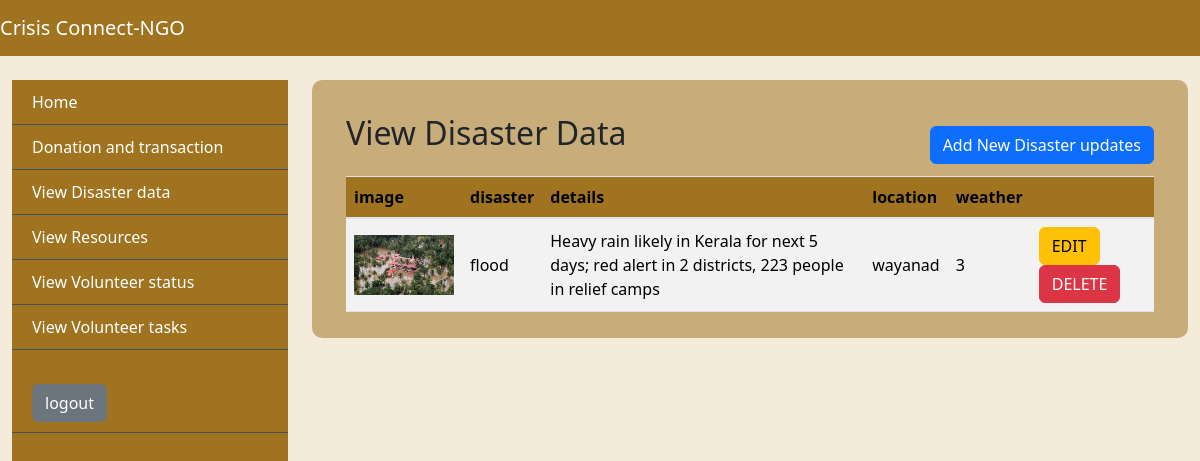
Screenshot of /Viewdisasterdata with the database file from the repository.
### app/models.py (models this page shows)
class DisasterTable(models.Model):
    Image= models.FileField()
    Disaster= models.CharField(max_length=30, null=True, blank=True)
    Details= models.CharField(max_length=125, null=True, blank=True)
    Location= models.CharField(max_length=20, null=True, blank=True)
    Weather= models.CharField(max_length=20, null=True, blank=True)
    created_at=models.DateTimeField(auto_now_add=True, null=True, blank=True)

### app/views.py (the view)
# urls.py: path('Viewdisasterdata', Viewdisaster.as_view(), name="viewdisaster"),
class Viewdisaster(View):
    def get(self, request):
        obj=DisasterTable.objects.all()
        print(obj)
        return render(request, "ngo/Viewdisasterdata.html",{'val':obj})

### templates/ngo/ViewDisasterdata.html (shortened to what this page needs)
{% extends 'ngo/base.html' %}
{%block body%}
<div class="tbl-div">
  <div class="content container-fluid">
    <div class="container-fluid mt-4">
      <div class="head">
        <h2 class="mb-4">View Disaster Data</h2>
      <button class="btn btn-primary" data-bs-toggle="modal" data-bs-target="#eventModal">Add New
        Disaster updates</button>
      </div>
      <div class="table-responsive">
        <table class="table user-table table-striped">
          <thead>
            <tr>
              <th>image</th>
              <th>disaster</th>
              <th>details</th>
              <th>location</th>
              <th>weather</th>
              <th></th>
            </tr>
          </thead>
          <tbody>
            {% for i in val %}
            <tr>
            <td><img src="{{i.Image.url}}" width="100", height="60"></td>
            <td>{{i.Disaster}} </td>
            <td> {{i.Details}}</td>
            <td>{{i.Location}} </td>
            <td>{{i.Weather}} </td>
              <td> <a class="btn btn-warning" href="/edit_ngoDisaster/{{i.id}}">EDIT</a>
                <a class="btn btn-danger" href="/disaster_delete/{{i.id}}"
                  onclick="return confirm('are you sure?')">DELETE</a>
              </td>
            </tr>
            {%endfor%}
          </tbody>
        </table>
      </div>
    </div>
  </div>
</div>
{%endblock%}

### static/css/baseStyle.css (style rules this page uses)
:root { --bg-color: #f4ebdb; --bg-color2: #9f7320; --bg-color-hover: #5d400a; --border-color: #495057; --danger-bg-color:#dc3545; --text-color1: #333; --text-color2:#fff; --text-color3:#484a4a; --table-td-color:#00ADB5; --accept-color:#28a745; --view-color:#065bb6; }
* { margin: 0; padding: 0; box-sizing: border-box; }
body { background-color: var(--bg-color); }
.head { display: flex; justify-content: space-between; align-items:center ; align-content: center; }
.tbl-div { width: 100%; padding: 10px; background-color: #9f732082; border-radius: 10px; }
.user-table th, .user-table td { vertical-align: middle; }
.user-table th { font-weight: bold; background-color: var(--bg-color2); }
.user-table th { font-weight: bold; }
a { text-decoration: none; color: var(--text-color2); }
:root { --progress-bar-width: 50px; --progress-bar-height: 50px; --font-size: 15px; }

### rows the page displays
DisasterTable: Image (picture), Disaster "flood", Details "Heavy rain likely in Kerala for next 5 days; red alert in 2 districts, 223 people in relief camps", Location "wayanad", Weather "3"
